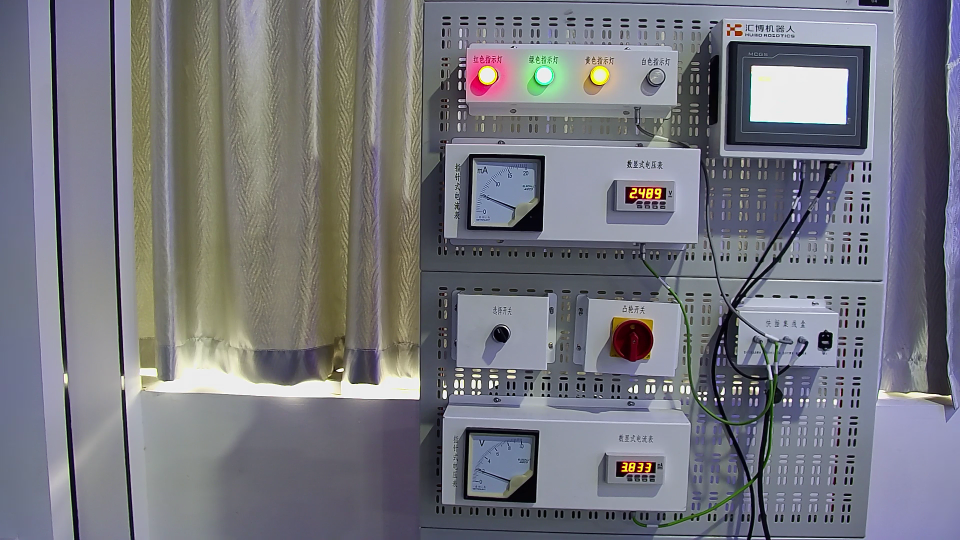
#> input picture robot_competition/roslib/yolo/mav.png, 1920 x 1080 px (shown at 1/2 size)
$ python -i utils.py   (imports and definitions only)
#> lines starting #> are read from the running program, lines starting #| are printed output that depends on the picture; after the words box and inside, x2 and y2 are one past the last pixel; in counts of white or black regions, pixels touching at a corner belong together; long printed decimals are rounded
import os
import paramiko
import time
import requests
import cv2 as cv
import numpy as np

def try_except(fn):
    def inner(*args,**kwargs):
        try:
            return fn(*args,**kwargs)
        except:
            return -1
    return inner

def create_dir(path):
    if not os.path.exists(path):
        os.mkdir(path)
@try_except
def copy_pictures(host, remotepath, dir_window,filename):
    create_dir(dir_window)
    transport = paramiko.Transport((host, 22))
    transport.connect(username="kilox", password="123456")
    sftp = paramiko.SFTPClient.from_transport(transport)
    sftp.get(remotepath, os.path.join(dir_window,filename))
    transport.close()

def get_picture_name():
    return time.strftime("%Y%m%d%H%M%S")+".jpg"

@try_except
def turnstiles(cmd):
    if cmd:
        requests.post("http://192.168.8.81/awp/TEST/IO_Input.html",data={"Device1":1})
    else:
        requests.post("http://192.168.8.81/awp/TEST/IO_Input.html",data={"Device1":0})

@try_except
def robot_move(socket,cmd, pose):
    socket.sendMsg(
        f"{cmd},{pose[0]},{pose[1]},{pose[2]},"
        f"{pose[3]},{pose[4]},{pose[5]}")
    socket.recvMsg()

def getCenterRealsense(file):
#> called with file = 'yolo/mav.png'
    value_low=350
    value_high=3000
    hsv_low=[100, 43, 46]
    hsv_high=[124, 255, 255]
    img = cv.imread(file)
#> img is the input picture: shape (1080, 1920, 3); mean B, G, R 126.7, 119, 118.2
    hsv = cv.cvtColor(img, cv.COLOR_BGR2HSV)
#> hsv: shape (1080, 1920, 3); mean H, S, V 93.7, 46.3, 132.6
    low = np.array(hsv_low)
    high = np.array(hsv_high)
    im1 = cv.inRange(hsv, low, high)
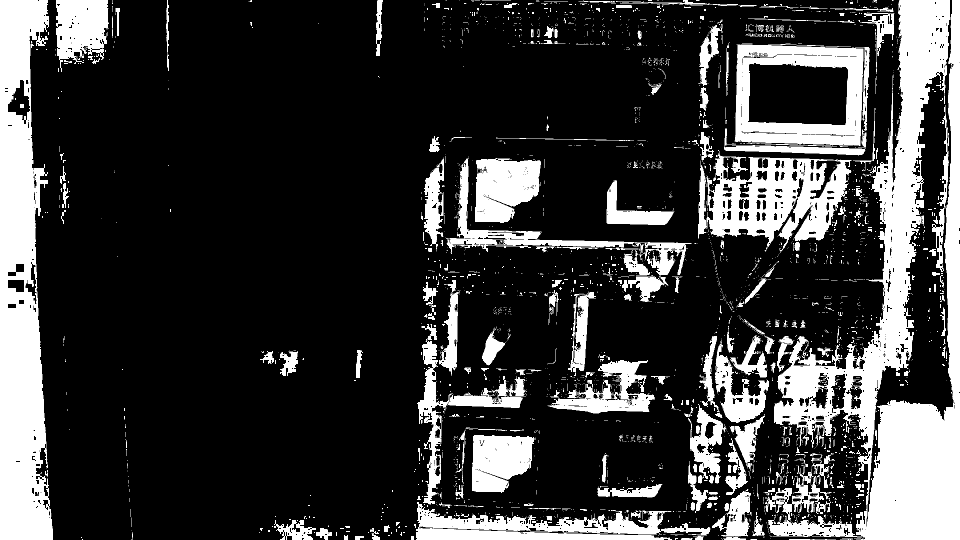
#> im1: shape (1080, 1920) (shown at 1/2 size); 23% white; 2772 white regions (2394 under 20 px), largest, box (x1, y1, x2, y2) and area: (1530, 0, 1920, 1080) 147711, (0, 0, 106, 1080) 81166, (1413, 300, 1704, 506) 30564
    kernel = cv.getStructuringElement(cv.MORPH_RECT, (7, 7))
    er = cv.erode(im1, kernel,iterations=2)
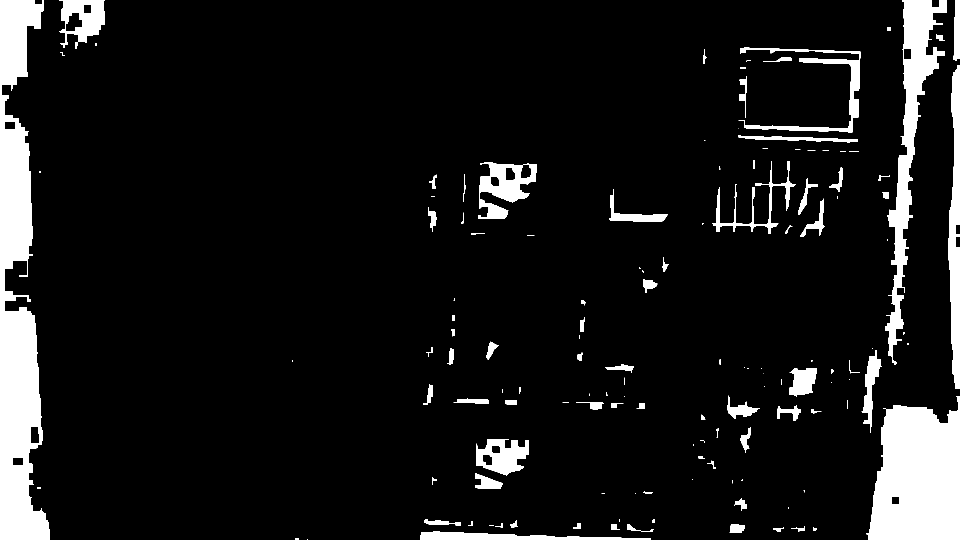
#> er: shape (1080, 1920) (shown at 1/2 size); 9.3% white; 136 white regions (46 under 20 px), largest, box (x1, y1, x2, y2) and area: (0, 0, 100, 1080) 63598, (1732, 792, 1920, 1080) 42800, (1770, 0, 1894, 730) 22817
    dil = cv.dilate(er, kernel,iterations=2)
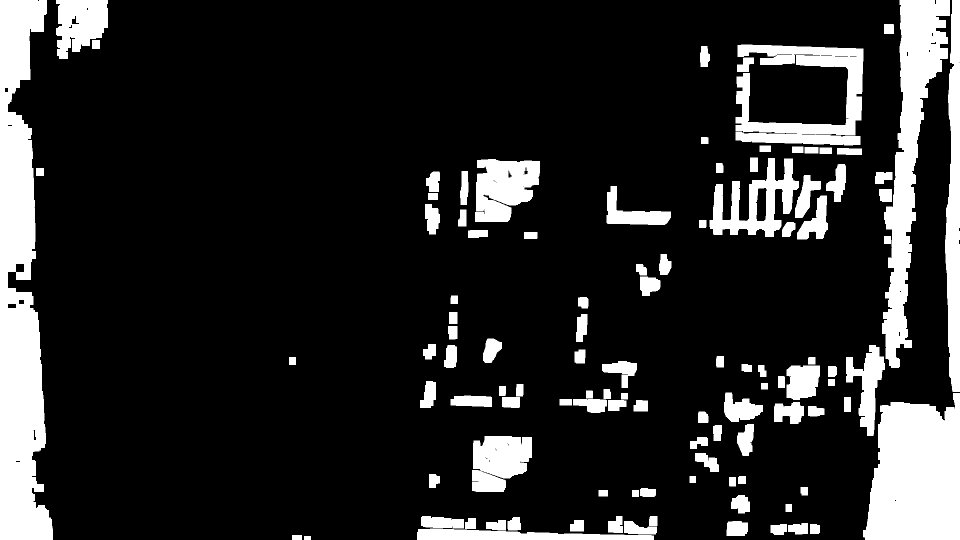
#> dil: shape (1080, 1920) (shown at 1/2 size); 15.9% white; 108 white regions
    ctns, ah = cv.findContours(dil, cv.RETR_LIST, cv.CHAIN_APPROX_SIMPLE)
#> ctns = 156 contours, 28 with area under 20; largest, box (x1, y1, x2, y2) and area: (0, 0, 106, 1080) 74966, (1726, 786, 1920, 1080) 46124, (1764, 0, 1900, 736) 36614, (1471, 89, 1727, 291) 22365, (1890, 0, 1920, 784) 16602; ah = 156 rows, first 6: [1, -1, -1, -1], [2, 0, -1, -1], [3, 1, -1, -1], [4, 2, -1, -1], [5, 3, -1, -1], [6, 4, -1, -1]
    cx = cy  = 0
    for ct in ctns:
        print(cv.arcLength(ct, True))
        if value_low < cv.arcLength(ct, True) < value_high:
            M=cv.moments(ct)
            cx=int(M["m10"]/M["m00"])
            cy = int(M["m01"] / M["m00"])
#> this loop made 156 passes
#> (cx, cy) on passes 3, 43, 57, 77, 107, 123, 124, 145, 153, 154, 155, 156: (1031, 1071), (997, 922), (1832, 948), (1735, 770), (1265, 427), (1007, 374), (1512, 406), (1608, 192), (1907, 411), (1819, 299), (160, 46), (37, 582)
#> ct on passes 1, 2, 16, 19, 20, 25: [[608, 1072], [608, 1079], [621, 1079], [621, 1072]], [[584, 1070], [584, 1079], [603, 1079], [603, 1070]], [[1571, 1008], [1571, 1023], [1583, 1023], [1583, 1008]], [[1264, 980], [1264, 993], [1277, 993], [1277, 980]], [[1197, 980], [1197, 992], [1215, 992], [1215, 980]], [[1379, 952], [1379, 965], [1391, 965], [1391, 952]]
#| 40.0
#| 56.0
#| 986.284
#| 74.828
#| 103.657
#| 122.485
#| 137.314
#| 179.799
#> (further printed lines are left out)
            #cv.circle(img, (cx, cy), 2, (0, 255, 0), 2)
            #cv.imshow("11",img)
            #cv.waitKey()
    return cx, cy

def RealsenseRecongnize(file):
    return  getCenterRealsense(file)

>>> result = getCenterRealsense('yolo/mav.png')
#> result = (37, 582)
